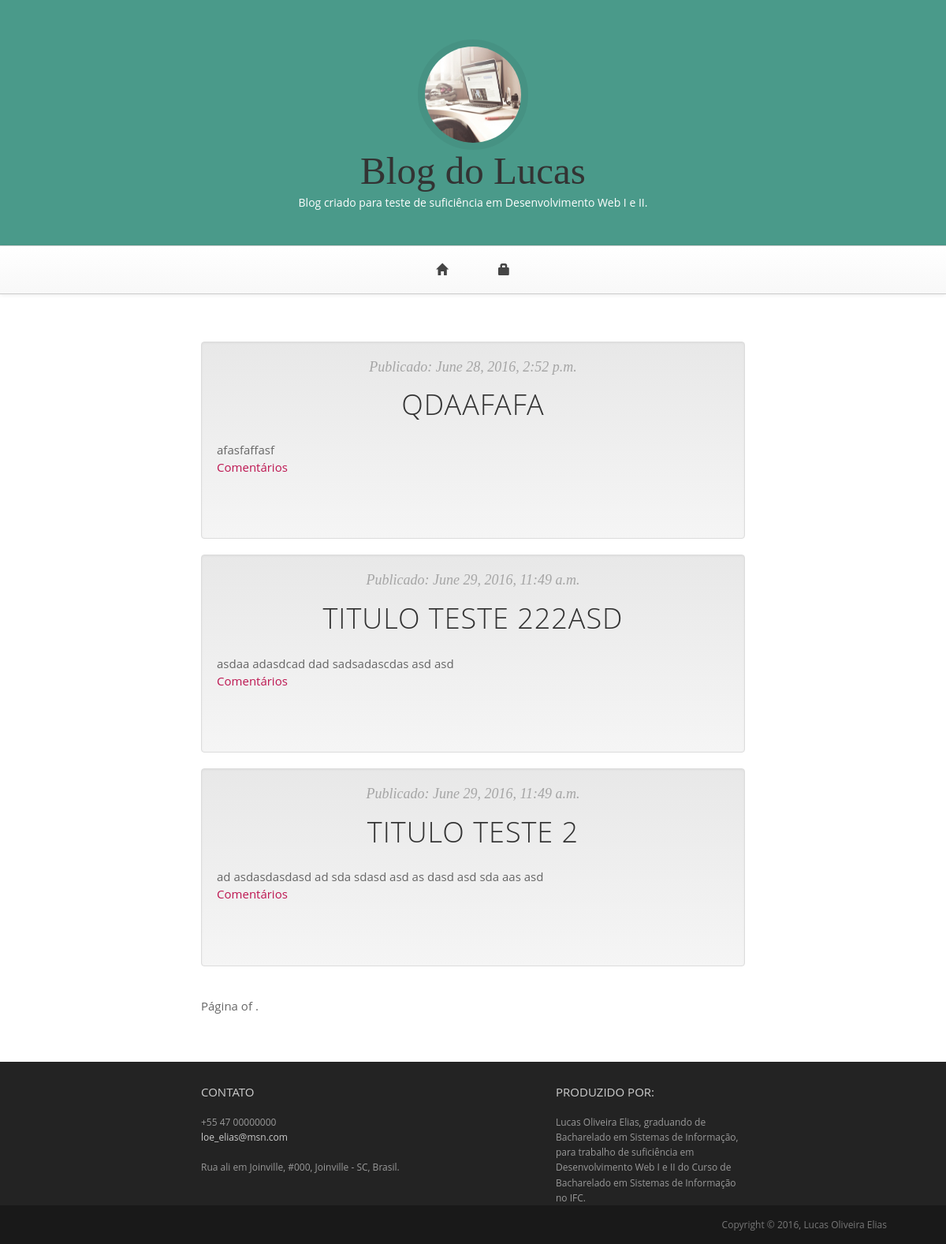
The page / on the database its author committed.
### blog/models/postagens.py (models this page shows, shortened)
class Post(models.Model):
    autor = models.ForeignKey('auth.User')
    titulo = models.CharField(max_length=200)
    texto = models.TextField()
    data_criacao = models.DateTimeField(
        default=timezone.now)
    data_publicacao = models.DateTimeField(
        blank=True, null=True)

### blog/views/postagens.py (the view)
# urls.py: url(r'^$', views.PostListView.as_view(), name='post_list'),
class PostListView(generic.ListView):
    model = Post
    template_name = 'blog/post_list.html'
    context_object_name = 'posts'
    def post_list(self, request):
        postagens = Post.objects.filter(data_publicacao__lte=timezone.now()).order_by(
            '-data_publicacao')
        paginator = Paginator(postagens, 3)
        page = request.GET.get('page')
        try:
            posts = paginator.page(page)
        except PageNotAnInteger:
            posts = paginator.page(1)
        except EmptyPage:
            posts = paginator.page(paginator.num_pages)
        return HttpResponse(request, self.template_name, {'posts': posts})

### blog/templates/blog/post_list.html (shortened to what this page needs)
{% extends 'blog/base.html' %}
{% block content %}
  {% for post in posts %}
   {% if not post.data_publicacao == null %}
    {% if not comentario.comentario_aprovado == True %}
    <article class="post">
      <article class="well" id="fade">
        <header class="entry-header">
          <div class="entry-meta">
            <span class="posted-on">
              <time class="entry-date published">
                Publicado: {{ post.data_publicacao }}
              </time>
            </span>
          </div>
          <h1 class="entry-title">
            <a href="{% url 'post_detail' pk=post.pk %}">
              {{ post.titulo }}
            </a>
          </h1>
        </header>
        <div class="entry-content">
          <p>{{ post.texto|linebreaks }}</p>
          <a href="{% url 'post_detail' pk=post.pk %}">Comentários</a>
        </div>
      </article>
    </article>
    {% endif %}
    {% endif %}
  {% endfor %}
  <article class="pagination">
    <span class="step-links">
      <span class="current">
        Página {{ posts.number }} of {{ posts.paginator.num_pages }}.
      </span>
    </span>
  </article>
{% endblock %}

### blog/static/css/blog.css (style rules this page uses)
html { font-size: 100%; }
body { font-size: 15px; font-size: 0.9375rem; font-family: "Open sans", Helvetica, Arial, sans-serif; color: #666666; padding: 0; }
p { line-height: 1.6em; margin: 0 0 0 0; }
h1, h2, h3, h4, h5, h6, .h1, .h2, .h3, .h4, .h5, .h6 { font-family: "Open sans", Helvetica, Arial, sans-serif; font-weight: 400; color: #333333; }
h1 { font-size: 40px; font-size: 2.5rem; }
a { color: #bd1550; }
.section-title, .entry-title { display: block; width: 100%; overflow: hidden; margin: 0px 0 25px; text-align: center; font-weight: 300; text-transform: uppercase; font-size: 36px; font-size: 2.25rem; letter-spacing: 1px; }
.section-title a, .entry-title a { color: #333333; }
.entry-header .entry-meta { text-align: center; font-family: Georgia, serif; font-size: 18px; font-size: 1.125rem; font-style: italic; font-weight: normal; color: #a5a5a5; margin: 0 0 15px 0; }
.entry-content { margin: 0 0 60px 0; }
#fade { opacity: 1; transition: opacity .25s ease-in-out; -moz-transition: opacity .25s ease-in-out; -webkit-transition: opacity .25s ease-in-out; }

### rows shown on the page
Post: data_publicacao "June 28, 2016, 2:52 p.m.", titulo "QDAAFAFA", texto "afasfaffasf"
Post: data_publicacao "June 29, 2016, 11:49 a.m.", titulo "TITULO TESTE 222ASD", texto "asdaa adasdcad dad sadsadascdas asd asd"
Post: data_publicacao "June 29, 2016, 11:49 a.m.", titulo "TITULO TESTE 2", texto "ad asdasdasdasd ad sda sdasd asd as dasd asd sda aas asd"
